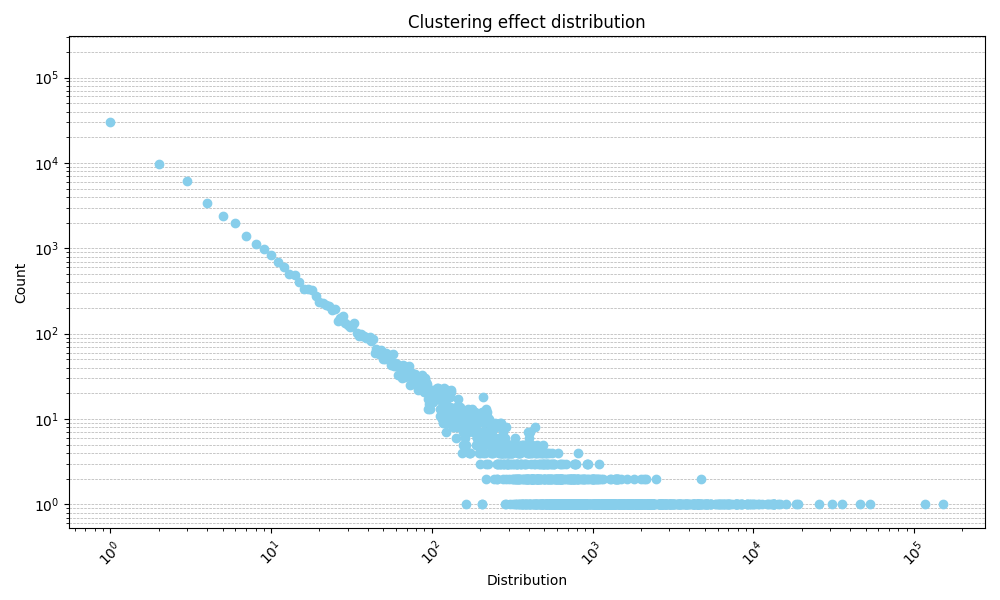

Source code (Python):
import pandas as pd
import matplotlib.pyplot as plt


def main():
    df = pd.read_csv('cls_distributions.txt', names=['distribution', 'count'], sep=' ', header=None)

    plt.figure(figsize=(10, 6))
    plt.loglog(df['distribution'], df['count'], color='skyblue', marker='o', linestyle='None')
    plt.xlabel('Distribution')
    plt.ylabel('Count')
    plt.ylim(0, df['count'].max() + 1)
    plt.title('Clustering effect distribution')
    plt.grid(axis='y', which='both', linestyle='--', linewidth=0.5)
    plt.xticks(rotation=45)
    plt.tight_layout()
    plt.savefig('cls_distributions.png')

if __name__ == '__main__':
    main()
